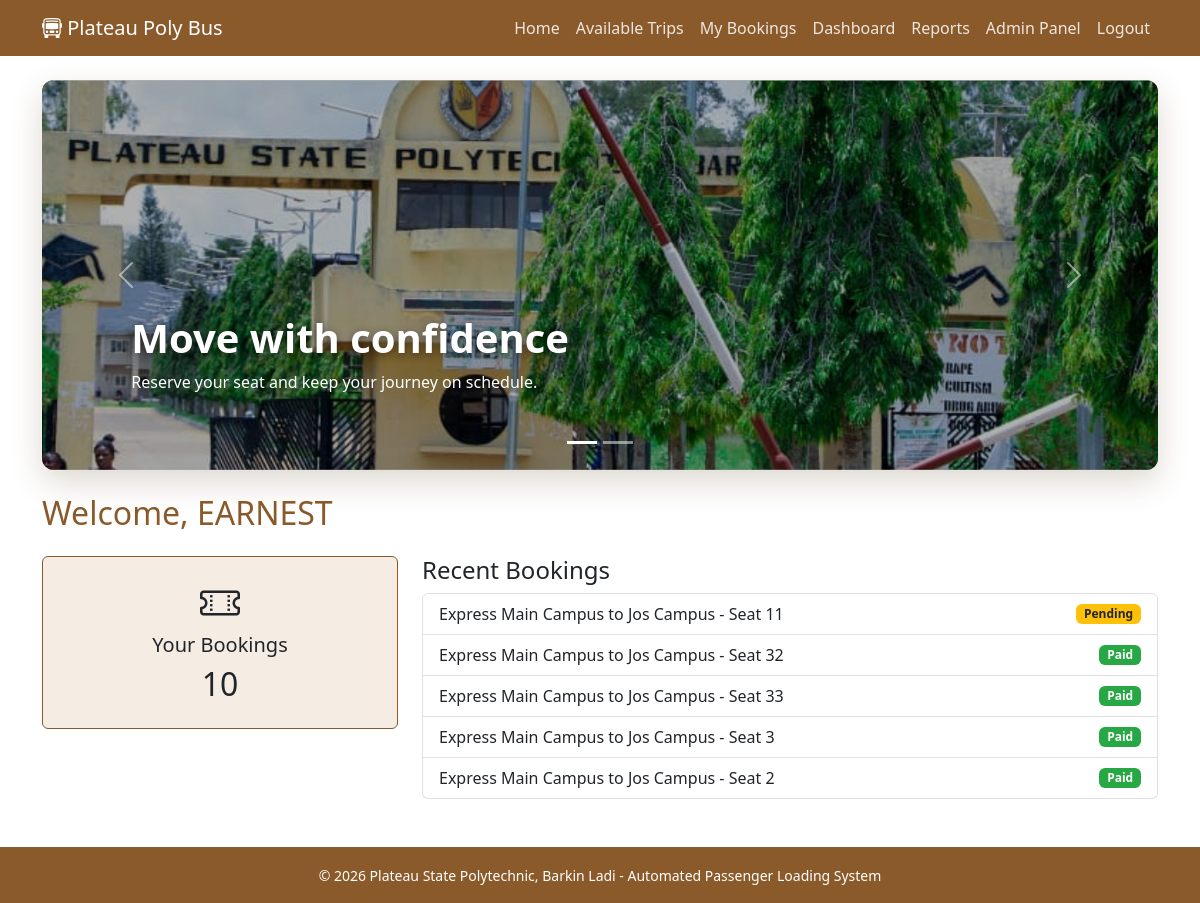
The app's page /dashboard/ (signed in) with its own data.
### passenger_loading/models.py (models this page shows, shortened)
class Passenger(AbstractUser):
    matric_number = models.CharField(max_length=20, unique=True)
    phone = models.CharField(max_length=15, blank=True)
    profile_picture = models.ImageField(upload_to='profile_pics/', blank=True, null=True)

class Booking(models.Model):
    PAYMENT_STATUS = [
        ('Pending', 'Pending'),
        ('Paid', 'Paid'),
        ('Failed', 'Failed'),
    ]
    trip = models.ForeignKey(Trip, on_delete=models.CASCADE)
    passenger = models.ForeignKey(Passenger, on_delete=models.CASCADE)
    seat_number = models.PositiveIntegerField()
    booking_date = models.DateTimeField(auto_now_add=True)
    payment_status = models.CharField(max_length=20, choices=PAYMENT_STATUS, default='Pending')
    class Meta:
        unique_together = ('trip', 'seat_number')

class Trip(models.Model):
    STATUS_CHOICES = [
        ('Scheduled', 'Scheduled'),
        ('In Progress', 'In Progress'),
        ('Completed', 'Completed'),
        ('Cancelled', 'Cancelled'),
    ]
    bus = models.ForeignKey(Bus, on_delete=models.CASCADE)
    route = models.ForeignKey(Route, on_delete=models.CASCADE)
    departure_time = models.DateTimeField()
    arrival_time = models.DateTimeField(blank=True, null=True)
    fare_amount = models.DecimalField(max_digits=8, decimal_places=2)
    status = models.CharField(max_length=20, choices=STATUS_CHOICES, default='Scheduled')

class Route(models.Model):
    route_name = models.CharField(max_length=100)
    origin = models.CharField(max_length=100)
    destination = models.CharField(max_length=100)

### passenger_loading/views.py (the view)
# urls.py: path('dashboard/', views.dashboard, name='dashboard'),
@login_required
def dashboard(request):
    bookings = Booking.objects.filter(passenger=request.user).select_related('trip', 'trip__route')
    return render(request, 'dashboard.html', {'bookings': bookings})

### passenger_loading/templates/dashboard.html (shortened to what this page needs)
{% extends 'base.html' %}
{% block content %}
{% load static %}
<section class="dashboard-showcase mb-4" aria-label="Featured bus journeys">
    <div id="dashboardCarousel" class="carousel slide dashboard-carousel" data-bs-ride="carousel" data-bs-interval="5000">
        <div class="carousel-indicators">
            <button type="button" data-bs-target="#dashboardCarousel" data-bs-slide-to="0" class="active" aria-current="true" aria-label="Show first image"></button>
            <button type="button" data-bs-target="#dashboardCarousel" data-bs-slide-to="1" aria-label="Show second image"></button>
        </div>
        <div class="carousel-inner">
            <div class="carousel-item active">
                <img src="{% static 'images/running-car-1.jpeg' %}" class="d-block w-100" alt="Bus travelling on the road">
                <div class="carousel-caption d-none d-md-block">
                    <h1>Move with confidence</h1>
                    <p>Reserve your seat and keep your journey on schedule.</p>
                </div>
            </div>
        </div>
        <button class="carousel-control-prev" type="button" data-bs-target="#dashboardCarousel" data-bs-slide="prev" aria-label="Previous image">
            <span class="carousel-control-prev-icon" aria-hidden="true"></span>
        </button>
        <button class="carousel-control-next" type="button" data-bs-target="#dashboardCarousel" data-bs-slide="next" aria-label="Next image">
            <span class="carousel-control-next-icon" aria-hidden="true"></span>
        </button>
    </div>
</section>
<h2 class="text-oak">Welcome, {{ user.get_full_name|default:user.username }}</h2>
<div class="row mt-4">
    <div class="col-md-4">
        <div class="card bg-oak-light border-oak">
            <div class="card-body text-center">
                <i class="bi bi-ticket-perforated fs-1"></i>
                <h5>Your Bookings</h5>
                <p class="h2">{{ bookings.count }}</p>
            </div>
        </div>
    </div>
    <div class="col-md-8">
        <h4>Recent Bookings</h4>
        <ul class="list-group">
            {% for booking in bookings|slice:":5" %}
                <li class="list-group-item d-flex justify-content-between align-items-center">
                    {{ booking.trip.route.route_name }} - Seat {{ booking.seat_number }}
                    <span class="badge bg-{{ booking.payment_status|lower }}">{{ booking.payment_status }}</span>
                </li>
            {% empty %}
                <li class="list-group-item">You have no bookings yet.</li>
            {% endfor %}
        </ul>
    </div>
</div>
{% endblock %}

### passenger_loading/templates/base.html (shortened to what this page needs)
<!DOCTYPE html>
<html lang="en">
<head>
    <link href="https://cdn.jsdelivr.net/npm/bootstrap@5.3.0/dist/css/bootstrap.min.css" rel="stylesheet">
    <link rel="stylesheet" href="https://cdn.jsdelivr.net/npm/bootstrap-icons@1.10.0/font/bootstrap-icons.css">
    {% load static %}
    <link rel="stylesheet" href="{% static 'css/oak.css' %}?v=3">
</head>
<body>
    <nav class="navbar navbar-expand-lg navbar-dark bg-oak">
        <div class="container">
            <a class="navbar-brand" href="{% url 'passenger_loading:home' %}">
                <i class="bi bi-bus-front"></i> Plateau Poly Bus
            </a>
            <div class="collapse navbar-collapse" id="mainNav">
                <ul class="navbar-nav ms-auto">
                    <li class="nav-item"><a class="nav-link" href="{% url 'passenger_loading:home' %}">Home</a></li>
                    {% if user.is_authenticated %}
                        <li class="nav-item"><a class="nav-link" href="{% url 'passenger_loading:trips' %}">Available Trips</a></li>
                        <li class="nav-item"><a class="nav-link" href="{% url 'passenger_loading:my_bookings' %}">My Bookings</a></li>
                        <li class="nav-item"><a class="nav-link" href="{% url 'passenger_loading:dashboard' %}">Dashboard</a></li>
                        {% if user.is_staff %}
                            <li class="nav-item"><a class="nav-link" href="{% url 'passenger_loading:home' %}#reports">Reports</a></li>
                            <li class="nav-item"><a class="nav-link" href="/admin/">Admin Panel</a></li>
                        {% endif %}
                        <li class="nav-item"><a class="nav-link" href="{% url 'passenger_loading:logout' %}">Logout</a></li>
                    {% else %}
                        <li class="nav-item"><a class="nav-link" href="{% url 'passenger_loading:login' %}">Login</a></li>
                        <li class="nav-item"><a class="nav-link" href="{% url 'passenger_loading:register' %}">Register</a></li>
                    {% endif %}
                </ul>
            </div>
        </div>
    </nav>
    <main class="container my-4">
        {% block content %}
        {% endblock %}
    </main>
    <footer class="bg-oak text-white py-3 mt-5">
        <div class="container text-center">
            <small>&copy; 2026 Plateau State Polytechnic, Barkin Ladi - Automated Passenger Loading System</small>
        </div>
    </footer>
</body>
</html>

### passenger_loading/static/css/oak.css (style rules this page uses)
:root { --oak-dark: #5a3a1a; --oak-medium: #8B5A2B; --oak-light: #D2B48C; --oak-lighter: #f5ede4; --oak-gold: #c49a6c; }
.bg-oak { background-color: var(--oak-medium) !important; }
.bg-oak-light { background-color: var(--oak-lighter) !important; }
.text-oak { color: var(--oak-medium) !important; }
.border-oak { border-color: var(--oak-medium) !important; }
.navbar-dark .navbar-nav .nav-link { color: rgba(255,255,255,0.85); }
.badge.bg-pending { background-color: #ffc107; color: #212529; }
.badge.bg-paid { background-color: #28a745; color: white; }
.dashboard-carousel { overflow: hidden; border-radius: 0.75rem; background: var(--oak-dark); box-shadow: 0 0.75rem 2rem rgba(90, 58, 26, 0.2); }
.dashboard-carousel .carousel-item { height: clamp(220px, 36vw, 390px); }
.dashboard-carousel img { height: 100%; object-fit: cover; object-position: center; filter: brightness(0.7); }
.dashboard-carousel .carousel-caption { right: 8%; bottom: 2.5rem; left: 8%; text-align: left; }
.dashboard-carousel .carousel-caption h1 { font-weight: 700; text-shadow: 0 2px 8px rgba(0, 0, 0, 0.45); }

### records on screen
Passenger: get_full_name "EARNEST"
Booking: trip.route.route_name "Express Main Campus to Jos Campus", seat_number "11", payment_status "Pending"
Booking: trip.route.route_name "Express Main Campus to Jos Campus", seat_number "32", payment_status "Paid"
Booking: trip.route.route_name "Express Main Campus to Jos Campus", seat_number "33", payment_status "Paid"
Booking: trip.route.route_name "Express Main Campus to Jos Campus", seat_number "3", payment_status "Paid"
Booking: trip.route.route_name "Express Main Campus to Jos Campus", seat_number "2", payment_status "Paid"

### other values on screen
{{ bookings.count }} "10"
